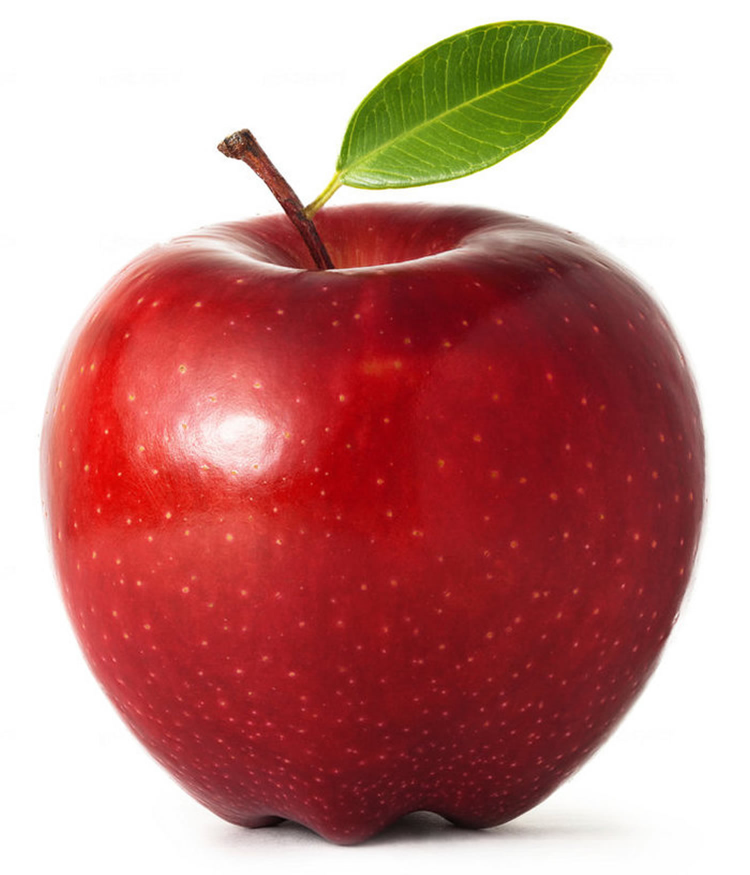
#> input picture Test_Images/apple-fruit.jpg, 1500 x 1749 px, given in place of 0_100.jpg, which was not available (shown at 1/2 size)
$ jupyter execute --allow-errors Test_Demo.ipynb   (shell and % lines are left out)   (older library calls are emulated)   (text cells are left out)
#> lines starting #> are read from the running program, lines starting #| are printed output that depends on the picture; after the words box and inside, x2 and y2 are one past the last pixel; in counts of white or black regions, pixels touching at a corner belong together; pictures that were not available may be replaced by others from this repository, and a replacement may not be noted
[cell 1]
import cv2
import math
import pickle
import numpy as np
import pandas as pd
import seaborn as sns
import skimage.measure
import matplotlib.pyplot as plt

from glob import glob
from sklearn import svm
from sklearn.multiclass import OneVsRestClassifier
from sklearn.neighbors import KNeighborsClassifier
from sklearn.ensemble import RandomForestClassifier
from skimage.feature import greycomatrix, greycoprops
from sklearn.preprocessing import StandardScaler, label_binarize
from sklearn.model_selection import train_test_split, cross_val_score, KFold
from sklearn.metrics import classification_report, confusion_matrix, precision_recall_curve, roc_curve

[cell 2]
def display(img):
    plt.imshow (img, interpolation = 'nearest')
    _ = plt.axis(False)

[cell 3]
model_path = "Models\\\\"
filename_arr = ["random_forest", "svm","knn"]

#> (a cell that did not finish here is left out)

[cell 5]
def remove_background(img, threshold):
    """
    This method removes background from your image

    :param img: cv2 image
    :type img: np.array
    :param threshold: threshold value for cv2.threshold
    :type threshold: float
    :return: RGBA image
    :rtype: np.ndarray
    """

    gray = cv2.cvtColor(img, cv2.COLOR_BGR2GRAY)
    _, threshed = cv2.threshold(gray, threshold, 255, cv2.THRESH_BINARY_INV)

    kernel = cv2.getStructuringElement(cv2.MORPH_ELLIPSE, (11, 11))
    morphed = cv2.morphologyEx(threshed, cv2.MORPH_CLOSE, kernel)

    cnts = cv2.findContours(morphed, cv2.RETR_EXTERNAL, cv2.CHAIN_APPROX_SIMPLE)[0]
    cnt = sorted(cnts, key=cv2.contourArea)[-1]

    mask = cv2.drawContours(threshed, cnt, 0, (0, 255, 0), 0)
    masked_data = cv2.bitwise_and(img, img, mask=mask)

    x, y, w, h = cv2.boundingRect(cnt)
    dst = masked_data[y: y + h, x: x + w]

    dst_gray = cv2.cvtColor(dst, cv2.COLOR_BGR2GRAY)
    _, alpha = cv2.threshold(dst_gray, 0, 255, cv2.THRESH_BINARY)
    b, g, r = cv2.split(dst)

    rgba = [r, g, b, alpha]
    dst = cv2.merge(rgba, 4)

    dst = cv2.cvtColor(dst, cv2.COLOR_BGRA2RGB)

    return dst

[cell 6]
# [9 lines left out: function convert_val_to_rgb, not called in this run]

[cell 7]
# [9 lines left out: function convert_val_to_bin, not called in this run]

[cell 8]
# [12 lines left out: function pipeline_color, not called in this run]

[cell 9]
# [11 lines left out: function pipeline_texture, not called in this run]

[cell 10]
# [30 lines left out: function pipeline_shape, not called in this run]

[cell 11]
# [48 lines left out: function pipeline_img, not called in this run]

[cell 12]
# [19 lines left out: function pipeline_all_dict, not called in this run]

[cell 13]
# [4 lines left out: function pipeline_final, not called in this run]

[cell 14]
feature_arr = []

cc = ["00", "55", "AA", "FF"]

# Color Features
for i in cc:
    for j in cc:
        for k in cc:
            feature_arr.append(f"#{i}{j}{k}")

# Texture Feature
# feature_arr += ["Mean", "Variance", "Entropy", "Contrast", "Homogeneity", "Correlation", "Energy"]

# Shape Feature
# feature_arr += [f"huMoment {(i + 1)}" for i in range(7)]
# feature_arr += ["Area", "Perimeter"]

[cell 15]
image_folders = glob('Test_Images/*/')

[cell 16]
for folder_path in image_folders:
    folder_name = folder_path.split("\\")[1]
    all_image_in_folder = glob(folder_path + "*.jpg")

[cell 17]
# [19 lines left out: function test_model, not called in this run]

#> (a cell that did not finish here is left out)

[cell 19]
def plot_img_grid(img_arr, nb_rows, nb_cols, figsize=(5, 5)):
    fig, axs = plt.subplots(nb_rows, nb_cols, figsize=figsize)

    n = 0
    for i in range(0, nb_rows):
        for j in range(0, nb_cols):
            axs[i, j].imshow(img_arr[n], interpolation = 'nearest')
            axs[i, j].axis('off')
            n += 1

[cell 20]
# [21 lines left out: function get_result_score, not called in this run]

[cell 21]
# [22 lines left out: function get_pred_df, not called in this run]

[cell 22]
def convert_img_path_to_cv_img(img_path, threshold = 225, h = 100, w = 100):
    cv_img = cv2.imread(img_path)

    # Resize Image
    cv_img = cv2.resize(cv_img, (w,h),interpolation = cv2.INTER_AREA)

    # Remove White Background
    cv_img = remove_background(cv_img, threshold)

    # Convert Image from RGB to BGR
    cv_img = cv2.cvtColor(cv_img, cv2.COLOR_BGR2RGB)

    # Transform CV Image from unint8 to float32
    img_tmp = cv_img / 255.0

    # Color Enhancement - Enhance the R, G, B Colors of the image
    r, g, b = cv2.split(img_tmp)
    img_sum = r + g + b
    CR, CG, CB = cv2.divide(r, img_sum), cv2.divide(g, img_sum), cv2.divide(b, img_sum)
    img_tmp = cv2.merge((CR, CG, CB))

    # Convert the image from float32 to uint8
    img_tmp = np.uint8(img_tmp * 255)

    # Convert the image to Gray Image
    img_gray = cv2.cvtColor(img_tmp, cv2.COLOR_BGR2GRAY)

    # Apply Gaussian Blur to Image
    img_blur = cv2.GaussianBlur(img_gray, (7,7), 1)

    # Canny Edge Detection
    img_canny = cv2.Canny(img_blur, 50, 150)

    # Edge Detector
    kernel = np.ones((5, 5), dtype = np.uint8)
    img_dilate = cv2.dilate(img_canny, kernel, iterations = 1)

    contours, hier = cv2.findContours(img_dilate, cv2.RETR_EXTERNAL, cv2.CHAIN_APPROX_SIMPLE)

    # Crop the Image
    roi = []
    for cnt in contours:
        x, y, w, h = cv2.boundingRect(cnt)
        roi = cv_img[y: y + h, x: x + w]

    # Darken Image
    roi = cv2.convertScaleAbs(roi, alpha=0.75, beta=20)
    return roi

[cell 23]
def get_img_arr(test_folder = "Test_Images"):
    image_folders = glob(f'{test_folder}/*/')
    img_arr = []

    for folder_path in image_folders:
        final_df = pd.DataFrame(columns = feature_arr)
        fruit_name = folder_path.split("\\")[1]
        all_image_in_folder = glob(folder_path + "*.jpg")

        for img_path in all_image_in_folder:
            img_arr.append(convert_img_path_to_cv_img(img_path))
    return img_arr

[cell 24]
# test_ind_img_path = "Test_Images\\Lemon\\lemon1.jpg"
test_ind_img_path = "Dataset\\Apple\\0_100.jpg"

[cell 25]
tmp_img = convert_img_path_to_cv_img(test_ind_img_path)
#> in convert_img_path_to_cv_img, cv_img is the input picture: shape (1749, 1500, 3); mean B, G, R 133.1, 136.9, 194.6
#> in remove_background, `_, threshed = cv2.threshold(gray, threshold, 255, cv2.THRESH_BINARY_INV)`:
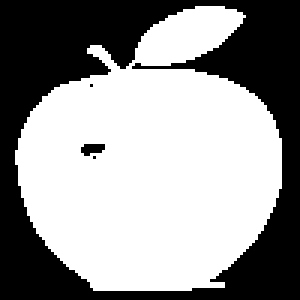
#> threshed: shape (100, 100) (shown 3 times larger); 58.8% white; 4 black regions (2 under 20 px), largest, box (x1, y1, x2, y2) and area: (0, 0, 100, 100) 4096, (27, 48, 35, 52) 24
#> in remove_background, `morphed = cv2.morphologyEx(threshed, cv2.MORPH_CLOSE, kernel)`: morphed: shape (100, 100); 62.2% white; 2 black regions
#> in remove_background, `cnts = cv2.findContours(morphed, cv2.RETR_EXTERNAL, cv2.CHAIN_APPROX_S..`: cnts = 1 contour; box (x1, y1, x2, y2) and area: (1, 0, 94, 100) 6069
#> in remove_background, `cnt = sorted(cnts, key=cv2.contourArea)[-1]`: cnt = contour of 117 points, box (x1, y1, x2, y2) (1, 0, 94, 100), area 6069
#> in remove_background, `masked_data = cv2.bitwise_and(img, img, mask=mask)`:
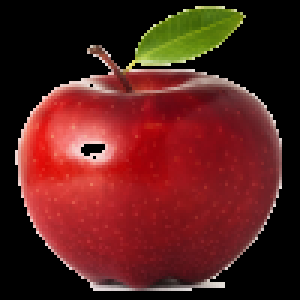
#> masked_data: shape (100, 100, 3) (shown 3 times larger); mean B, G, R 28.6, 32.3, 89.9
#> in remove_background, `x, y, w, h = cv2.boundingRect(cnt)`: x = 1; y = 0; w = 93; h = 100
#> in remove_background, `_, alpha = cv2.threshold(dst_gray, 0, 255, cv2.THRESH_BINARY)`:
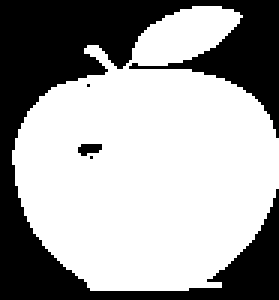
#> alpha: shape (100, 93) (shown 3 times larger); 63.2% white; 4 black regions (2 under 20 px), largest, box (x1, y1, x2, y2) and area: (0, 0, 93, 100) 3396, (26, 48, 34, 52) 24
#> in remove_background, `dst = cv2.merge(rgba, 4)`:
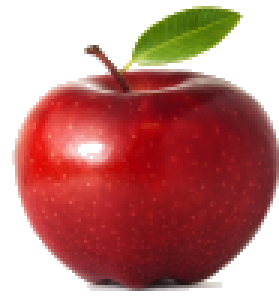
#> dst: shape (100, 93, 4) (shown 3 times larger); mean R, G, B, A 96.7, 34.8, 30.8, 161.2; transparent parts drawn white
#> in convert_img_path_to_cv_img, `CR, CG, CB = cv2.divide(r, img_sum), cv2.divide(g, img_sum), cv2.divid..`:
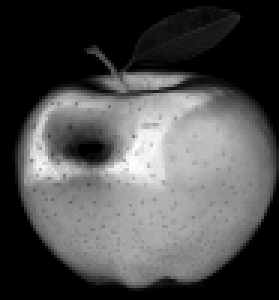
#> CR: shape (100, 93) float64 (shown 3 times larger); 36.8% of the values are NaN or infinite; the others: min 0.34, max 0.949, mean 0.637; drawn with min black, max white, NaN and infinite black
#> in convert_img_path_to_cv_img, `CR, CG, CB = cv2.divide(r, img_sum), cv2.divide(g, img_sum), cv2.divid..`:
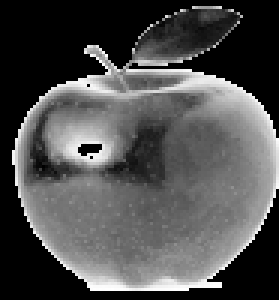
#> CB: shape (100, 93) float64 (shown 3 times larger); 36.8% of the values are NaN or infinite; the others: min 0.0218, max 0.33, mean 0.173; drawn with min black, max white, NaN and infinite black
#> in convert_img_path_to_cv_img, `img_tmp = cv2.merge((CR, CG, CB))`: img_tmp: shape (100, 93, 3) float64; 36.8% of the values are NaN or infinite; the others: min 0.00562, max 0.949, mean 0.333
#> in convert_img_path_to_cv_img, `img_tmp = np.uint8(img_tmp * 255)`:
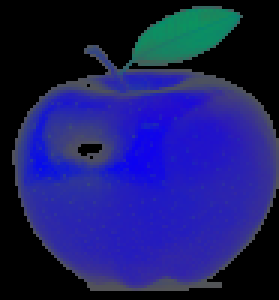
#> img_tmp: shape (100, 93, 3) (shown 3 times larger); mean of channels 0, 1, 2 102.4, 30.2, 27.6; drawn as B, G, R
#> in convert_img_path_to_cv_img, `img_blur = cv2.GaussianBlur(img_gray, (7,7), 1)`:
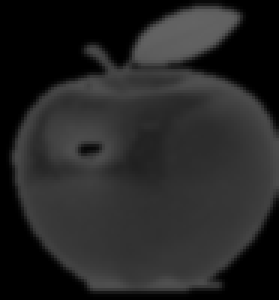
#> img_blur: shape (100, 93) (shown 3 times larger); min 0, max 100, mean 37.7
#> in convert_img_path_to_cv_img, `img_canny = cv2.Canny(img_blur, 50, 150)`: img_canny: shape (100, 93); 4.8% white in thin lines or dots
#> in convert_img_path_to_cv_img, `img_dilate = cv2.dilate(img_canny, kernel, iterations = 1)`:
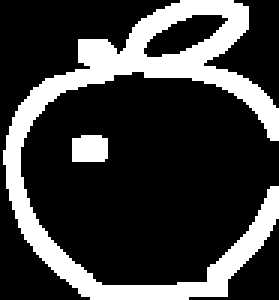
#> img_dilate: shape (100, 93) (shown 3 times larger); 23.7% white; 2 white regions
#> in convert_img_path_to_cv_img, `contours, hier = cv2.findContours(img_dilate, cv2.RETR_EXTERNAL, cv2.C..`: contours = 2 contours; box (x1, y1, x2, y2) and area: (1, 0, 93, 100) 2049, (24, 45, 36, 54) 84
#> the loop in convert_img_path_to_cv_img, `for cnt in contours:` made 2 passes
#> (x, y, w, h) on passes 1 to 2: (24, 45, 12, 9), (1, 0, 92, 100)
#> in convert_img_path_to_cv_img, `roi = cv2.convertScaleAbs(roi, alpha=0.75, beta=20)`:
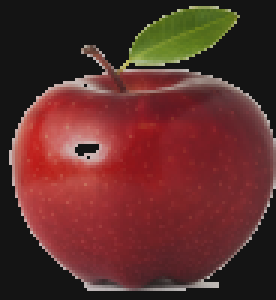
#> roi: shape (100, 92, 3) (shown 3 times larger); mean R, G, B 93.3, 46.4, 43.4
display(tmp_img)

[cell 26]
test_img_path = "Test_Images"

#> (a cell that did not finish here is left out)


[cell 28]
print("Prediction: ")
#> (the rest of this cell did not finish here and is left out)

#> (a cell that did not finish here is left out)

[cell 30]
test_img_path = "Sample"

#> (a cell that did not finish here is left out)

$ run again, on Test_Images/banana3.jpg
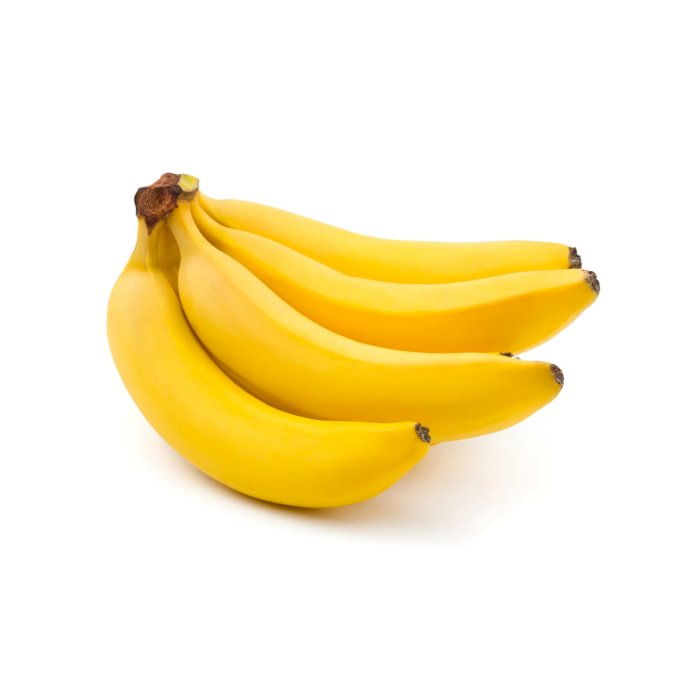
#> input picture Test_Images/banana3.jpg, 700 x 700 px, given in place of 0_100.jpg, which was not available
#> in convert_img_path_to_cv_img, cv_img is the input picture: shape (700, 700, 3); mean B, G, R 204.1, 239.4, 251.2
#> in remove_background, `_, threshed = cv2.threshold(gray, threshold, 255, cv2.THRESH_BINARY_INV)`:
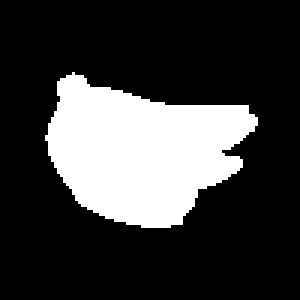
#> threshed: shape (100, 100) (shown 3 times larger); 23.6% white; 1 white region, box (x1, y1, x2, y2) and area: (15, 24, 86, 76) 2356
#> morphed: shape (100, 100); 23.8% white; 1 white region
#> cnts = 1 contour; box (x1, y1, x2, y2) and area: (15, 24, 86, 76) 2290
#> cnt = contour of 86 points, box (x1, y1, x2, y2) (15, 24, 86, 76), area 2290
#> mask: shape (100, 100); 23.5% white; 1 white region, box (x1, y1, x2, y2) and area: (15, 25, 86, 76) 2355
#> in remove_background, `x, y, w, h = cv2.boundingRect(cnt)`: x = 15; y = 24; w = 71; h = 52
#> alpha: shape (52, 71); 63.8% white; 3 black regions, box (x1, y1, x2, y2) and area: (0, 0, 71, 21) 619, (42, 18, 71, 52) 452, (0, 23, 32, 52) 266
#> img_canny: shape (52, 71); 5.9% white in thin lines or dots
#> img_dilate: shape (52, 71); 30.5% white; 1 white region
#> contours = 1 contour; box (x1, y1, x2, y2) and area: (0, 0, 71, 52) 946
#> the loop in convert_img_path_to_cv_img, `for cnt in contours:` made 1 pass
#> in convert_img_path_to_cv_img, `roi = cv2.convertScaleAbs(roi, alpha=0.75, beta=20)`:
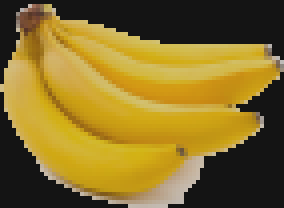
#> roi: shape (52, 71, 3) (shown 4 times larger); mean R, G, B 134.8, 111.3, 41.1

$ run again, on Test_Images/lime.jpg
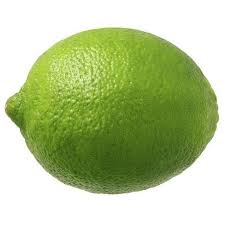
#> input picture Test_Images/lime.jpg, 225 x 225 px, given in place of 0_100.jpg, which was not available
#> in convert_img_path_to_cv_img, cv_img is the input picture: shape (225, 225, 3); mean B, G, R 148.9, 199.1, 182.6
#> threshed: shape (100, 100); 52.6% white; 1 black region, box (x1, y1, x2, y2) and area: (0, 0, 100, 100) 4738
#> morphed: shape (100, 100); 53.4% white; 2 black regions
#> cnts = 1 contour; box (x1, y1, x2, y2) and area: (0, 12, 100, 87) 5218
#> cnt = contour of 116 points, box (x1, y1, x2, y2) (0, 12, 100, 87), area 5218
#> mask: shape (100, 100); 52.6% white; 1 black region, box (x1, y1, x2, y2) and area: (0, 0, 100, 100) 4739
#> in remove_background, `x, y, w, h = cv2.boundingRect(cnt)`: x = 0; y = 12; w = 100; h = 75
#> alpha: shape (75, 100); 70.1% white; 2 black regions, box (x1, y1, x2, y2) and area: (0, 0, 46, 75) 1207, (53, 0, 100, 75) 1032
#> img_canny: shape (75, 100); 4% white in thin lines or dots
#> img_dilate: shape (75, 100); 20.6% white; 2 white regions
#> contours = 2 contours; box (x1, y1, x2, y2) and area: (0, 0, 48, 75) 667, (51, 0, 100, 75) 655
#> the loop in convert_img_path_to_cv_img, `for cnt in contours:` made 2 passes
#> (x, y, w, h) on passes 1 to 2: (51, 0, 49, 75), (0, 0, 48, 75)
#> in convert_img_path_to_cv_img, `roi = cv2.convertScaleAbs(roi, alpha=0.75, beta=20)`:
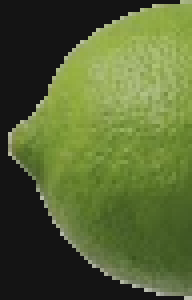
#> roi: shape (75, 48, 3) (shown 4 times larger); mean R, G, B 86, 101.2, 51.6
